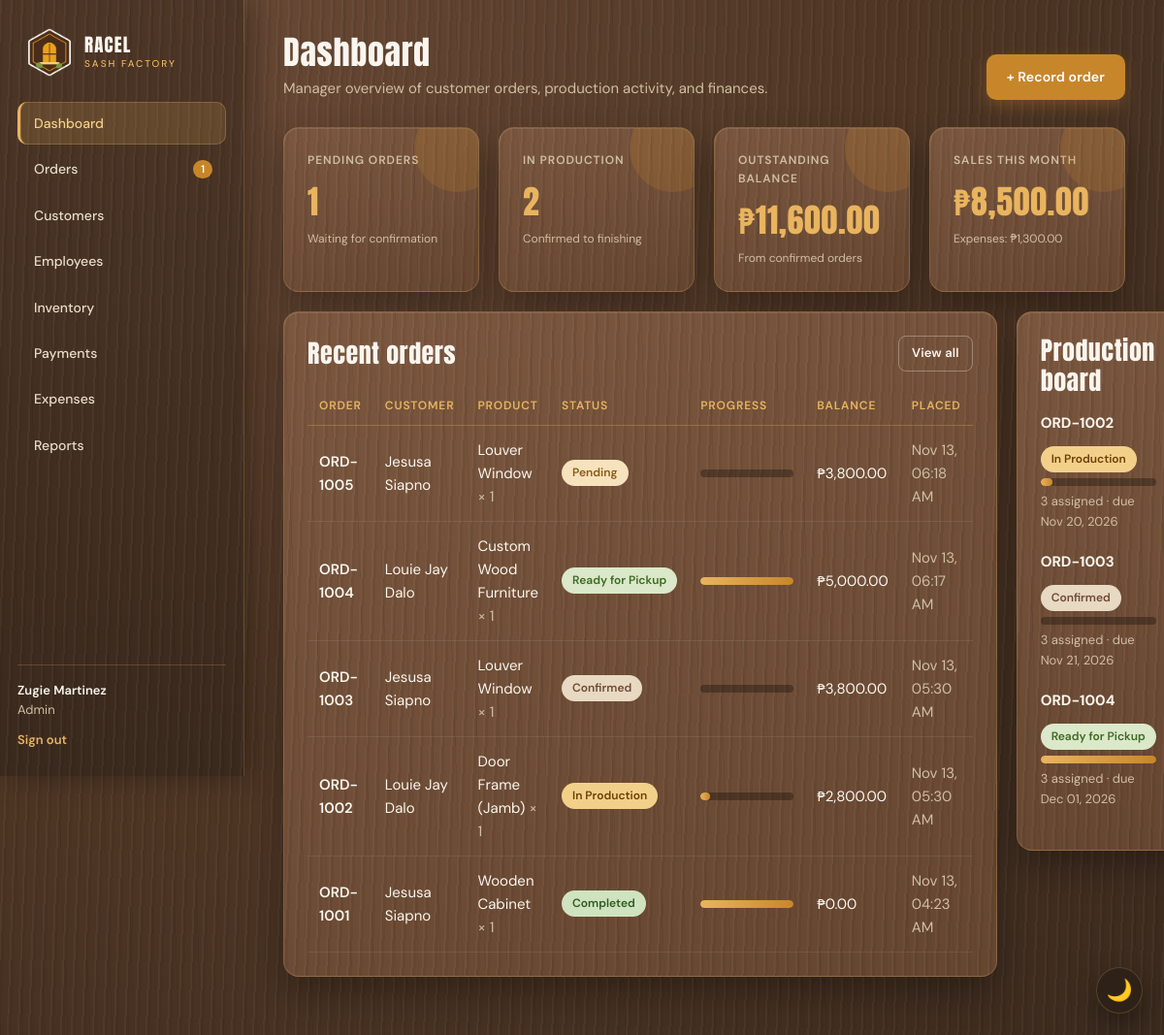
Page /admin/dashboard.php (signed in) on the committed database.
### tables this page shows
CREATE TABLE `orders` (
  `id` int(10) UNSIGNED NOT NULL,
  `order_no` int(11) DEFAULT NULL,
  `order_code` varchar(20) DEFAULT NULL,
  `customer_id` int(10) UNSIGNED NOT NULL,
  `product_id` int(10) UNSIGNED NOT NULL,
  `manager_id` int(10) UNSIGNED DEFAULT NULL,
  `quantity` int(11) NOT NULL DEFAULT 1,
  `width_cm` decimal(8,2) DEFAULT NULL,
  `height_cm` decimal(8,2) DEFAULT NULL,
  `wood_type` varchar(60) DEFAULT NULL,
  `notes` text DEFAULT NULL,
  `agreed_price` decimal(12,2) NOT NULL DEFAULT 0.00,
  `status` enum('pending','confirmed','in_production','finishing','ready','completed','cancelled') NOT NULL DEFAULT 'pending',
  `progress` tinyint(3) UNSIGNED NOT NULL DEFAULT 0,
  `est_days` int(11) DEFAULT NULL,
  `est_completion` date DEFAULT NULL,
  `admin_seen` tinyint(1) NOT NULL DEFAULT 0,
  `created_at` timestamp NOT NULL DEFAULT current_timestamp(),
  `confirmed_at` datetime DEFAULT NULL,
  `completed_at` datetime DEFAULT NULL
);

CREATE TABLE `users` (
  `id` int(10) UNSIGNED NOT NULL,
  `full_name` varchar(120) NOT NULL,
  `email` varchar(150) NOT NULL,
  `phone` varchar(30) DEFAULT NULL,
  `password_hash` varchar(255) NOT NULL,
  `role` enum('admin','employee','customer') NOT NULL DEFAULT 'customer',
  `is_active` tinyint(1) NOT NULL DEFAULT 1,
  `skills` varchar(255) DEFAULT NULL,
  `experience` varchar(120) DEFAULT NULL,
  `assigned_responsibilities` text DEFAULT NULL,
  `created_at` timestamp NOT NULL DEFAULT current_timestamp()
);

CREATE TABLE `products` (
  `id` int(10) UNSIGNED NOT NULL,
  `name` varchar(120) NOT NULL,
  `category` varchar(60) NOT NULL,
  `base_price` decimal(12,2) NOT NULL DEFAULT 0.00,
  `default_days` int(11) NOT NULL DEFAULT 7,
  `description` varchar(255) DEFAULT NULL,
  `is_active` tinyint(1) NOT NULL DEFAULT 1
);

### config/database.php (called while the page is built, shortened)
<?php
function db(): PDO
{
    static $pdo = null;
    if ($pdo instanceof PDO) {
        return $pdo;
    }
    try {
        $pdo = new PDO(
            'mysql:host=' . DB_HOST . ';dbname=' . DB_NAME . ';charset=utf8mb4',
            DB_USER,
            DB_PASS,
            [
                PDO::ATTR_ERRMODE            => PDO::ERRMODE_EXCEPTION,
                PDO::ATTR_DEFAULT_FETCH_MODE => PDO::FETCH_ASSOC,
                PDO::ATTR_EMULATE_PREPARES   => false,
            ]
        );
    } catch (PDOException $ex) {
        http_response_code(500);
        exit('<div style="font-family:sans-serif;max-width:520px;margin:12vh auto;padding:24px;border:1px solid #eadfcc;border-radius:12px">'
            . '<h2 style="margin-bottom:8px">Database connection failed</h2>'
            . '<p>Start MySQL in XAMPP, import <b>database.sql</b> in phpMyAdmin, then check '
            . '<b>config/database.php</b>.</p></div>');
    }
    return $pdo;
}

### includes/functions.php (the view, shortened to what this page needs)
<?php
require_once __DIR__ . '/../config/database.php';
function e($v): string { return htmlspecialchars((string) $v, ENT_QUOTES, 'UTF-8'); }
function url(string $path = ''): string { return BASE_URL . '/' . ltrim($path, '/'); }
function money($n): string { return '₱' . number_format((float) $n, 2); }
function fdate($d, string $fmt = 'M d, Y'): string { return $d ? date($fmt, strtotime((string) $d)) : '—'; }
function auth_user(): ?array { return $_SESSION['user'] ?? null; }
function status_label(string $s): string { return ORDER_STATUSES[$s] ?? ucfirst($s); }
function status_badge(string $s): string
{
    return '<span class="badge badge-' . e($s) . '">' . e(status_label($s)) . '</span>';
}
function orders_base_sql(): string
{
    return "SELECT o.*, pr.name AS product_name, u.full_name AS customer_name, u.phone AS customer_phone,
                   u.email AS customer_email,
                   COALESCE(p.paid, 0) AS paid,
                   (o.agreed_price - COALESCE(p.paid, 0)) AS balance,
                   (SELECT COUNT(*) FROM order_assignments a WHERE a.order_id = o.id) AS emp_count
            FROM orders o
            JOIN products pr ON pr.id = o.product_id
            JOIN users u     ON u.id  = o.customer_id
            LEFT JOIN (SELECT order_id, SUM(amount) AS paid FROM payments GROUP BY order_id) p
                   ON p.order_id = o.id ";
}
function dashboard_stats(): array
{
    $pdo = db();
    $monthStart = date('Y-m-01');
    $one = function (string $sql, array $args = []) use ($pdo) {
        $s = $pdo->prepare($sql);
        $s->execute($args);
        return $s->fetchColumn() ?: 0;
    };
    $outstanding = $one("SELECT COALESCE(SUM(o.agreed_price - COALESCE(p.paid,0)),0)
        FROM orders o LEFT JOIN (SELECT order_id, SUM(amount) paid FROM payments GROUP BY order_id) p ON p.order_id = o.id
        WHERE o.status NOT IN ('pending','cancelled')");
    return [
        'pending'     => (int) $one("SELECT COUNT(*) FROM orders WHERE status='pending'"),
        'active'      => (int) $one("SELECT COUNT(*) FROM orders WHERE status IN ('confirmed','in_production','finishing')"),
        'ready'       => (int) $one("SELECT COUNT(*) FROM orders WHERE status='ready'"),
        'outstanding' => money($outstanding),
        'sales'       => money($one('SELECT COALESCE(SUM(amount),0) FROM payments WHERE paid_at >= ?', [$monthStart])),
        'expenses'    => money($one('SELECT COALESCE(SUM(amount),0) FROM expenses WHERE expense_date >= ?', [$monthStart])),
        'last_id'     => (int) $one('SELECT COALESCE(MAX(id),0) FROM orders'),
    ];
}
function render_order_rows(array $rows): string
{
    foreach ($rows as $o) { ?>
        <tr class="<?= $o['admin_seen'] ? '' : 'is-new' ?>">
            <td>
                <a class="link-strong" href="<?= e(url('admin/order_view.php?id=' . $o['id'])) ?>"><?= e($o['order_code']) ?></a>
            </td>
            <td><?= e($o['customer_name']) ?></td>
            <td><?= e($o['product_name']) ?> <span class="muted">× <?= (int) $o['quantity'] ?></span></td>
            <td><?= status_badge($o['status']) ?></td>
            <td style="min-width:120px"><div class="progress"><span style="width:<?= (int) $o['progress'] ?>%"></span></div></td>
            <td><?= money($o['balance']) ?></td>
            <td class="muted"><?= e(fdate($o['created_at'], 'M d, h:i A')) ?></td>
        </tr>
    <?php }
    return ob_get_clean();
}

### admin/dashboard.php (shortened to what this page needs)
<?php
require_once __DIR__ . '/../includes/functions.php';
$pdo = db();
$stats = dashboard_stats();
$rows = $pdo->query(orders_base_sql() . ' ORDER BY o.id DESC LIMIT 8')->fetchAll();
$board = $pdo->query(orders_base_sql() . " WHERE o.status IN ('confirmed','in_production','finishing','ready') ORDER BY o.est_completion ASC LIMIT 5")->fetchAll();
$pageTitle = 'Dashboard';
$subtitle = 'Manager overview of customer orders, production activity, and finances.';
$active = 'dashboard';
$topAction = '<a class="btn btn-primary" href="' . e(url('admin/create_order.php')) . '">+ Record order</a>';
include __DIR__ . '/../includes/header.php';
?>
<div class="grid g4 mb">
  <div class="card stat reveal"><div class="label">Pending orders</div><div class="value" data-live="pending"><?= (int) $stats['pending'] ?></div><div class="sub">Waiting for confirmation</div></div>
  <div class="card stat reveal"><div class="label">In production</div><div class="value" data-live="active"><?= (int) $stats['active'] ?></div><div class="sub">Confirmed to finishing</div></div>
  <div class="card stat reveal"><div class="label">Outstanding balance</div><div class="value" data-live="outstanding"><?= e($stats['outstanding']) ?></div><div class="sub">From confirmed orders</div></div>
  <div class="card stat reveal"><div class="label">Sales this month</div><div class="value" data-live="sales"><?= e($stats['sales']) ?></div><div class="sub">Expenses: <span data-live="expenses"><?= e($stats['expenses']) ?></span></div></div>
</div>
<div class="grid g-main">
  <div class="card reveal">
    <div class="card-head"><h2>Recent orders</h2><a class="btn btn-ghost btn-sm" href="<?= e(url('admin/orders.php')) ?>">View all</a></div>
    <div class="table-wrap">
      <table>
        <thead><tr><th>Order</th><th>Customer</th><th>Product</th><th>Status</th><th>Progress</th><th>Balance</th><th>Placed</th></tr></thead>
        <tbody id="liveOrders"><?= render_order_rows($rows) ?></tbody>
      </table>
    </div>
  </div>
  <div class="card reveal">
    <div class="card-head"><h2>Production board</h2></div>
    <?php foreach ($board as $b) { ?>
      <a href="<?= e(url('admin/order_view.php?id=' . $b['id'])) ?>" style="display:block;color:inherit;margin-bottom:18px">
        <div class="card-head" style="margin-bottom:6px">
          <strong><?= e($b['order_code']) ?></strong><?= status_badge($b['status']) ?>
        </div>
        <div class="progress"><span style="width:<?= (int) $b['progress'] ?>%"></span></div>
        <div class="muted small" style="margin-top:6px"><?= (int) $b['emp_count'] ?> assigned · due <?= e(fdate($b['est_completion'])) ?></div>
      </a>
    <?php } ?>
  </div>
</div>
<?php include __DIR__ . '/../includes/footer.php'; ?>

### includes/head.php (shortened to what this page needs)
?><!DOCTYPE html>
<html lang="en">
<head>
<link rel="stylesheet" href="<?= e(url('assets/css/style.css')) ?>?v=4">
</head>

### includes/header.php (shortened to what this page needs)
<?php
require_once __DIR__ . '/functions.php';
$u = auth_user();
$role = $u['role'];
$navs = [
    'admin' => [
        ['dashboard', 'Dashboard',  'admin/dashboard.php'],
        ['orders',    'Orders',     'admin/orders.php'],
        ['customers', 'Customers',  'admin/customers.php'],
        ['employees', 'Employees',  'admin/employees.php'],
        ['inventory', 'Inventory',  'admin/inventory.php'],
        ['payments',  'Payments',   'admin/payments.php'],
        ['expenses',  'Expenses',   'admin/expenses.php'],
        ['reports',   'Reports',    'admin/reports.php'],
    ],
    'employee' => [
        ['orders', 'My Assignments', 'employee/orders.php'],
    ],
    'customer' => [
        ['dashboard', 'My Orders',   'customer/dashboard.php'],
    ],
];
$bodyData = 'data-role="' . e($role) . '" data-base="' . e(BASE_URL) . '"';
$pending = 0;
if ($role === 'admin') {
    $s = db()->query("SELECT COUNT(*) AS c, (SELECT COALESCE(MAX(id),0) FROM orders) AS m FROM orders WHERE status='pending'")->fetch();
    $pending = (int) $s['c'];
    $bodyData .= ' data-last="' . (int) $s['m'] . '"';
}
include __DIR__ . '/head.php';
?>
<body class="app-body" <?= $bodyData ?>>
<div class="app">
  <aside class="sidebar">
    <a class="brand" href="<?= e(url('index.php')) ?>">
      <img src="<?= e(url('assets/img/racel-logo.png')) ?>" alt="RACEL Sash Factory" class="home-logo">
      <span class="brand-name">RACEL<small>Sash Factory</small></span>
    </a>
    <nav class="nav">
      <?php foreach ($navs[$role] as [$key, $label, $path]) { ?>
        <a href="<?= e(url($path)) ?>" class="<?= ($active ?? '') === $key ? 'active' : '' ?>">
          <span><?= e($label) ?></span>
          <?php if ($role === 'admin' && $key === 'orders') { ?>
            <span class="count <?= $pending === 0 ? 'zero' : '' ?>" data-live="pending"><?= $pending ?></span>
          <?php } ?>
        </a>
      <?php } ?>
    </nav>
    <div class="user-box">
      <strong><?= e($u['full_name']) ?></strong>
      <span><?= e($role) ?></span><br>
      <a href="<?= e(url('logout.php')) ?>">Sign out</a>
    </div>
  </aside>
  <main class="main">
    <header class="topbar">
      <div>
        <h1><?= e($pageTitle ?? '') ?></h1>
        <?php if (!empty($subtitle)) { ?><p><?= e($subtitle) ?></p><?php } ?>
      </div>
      <?php if (!empty($topAction)) { echo $topAction; } ?>
    </header>

### includes/footer.php (shortened to what this page needs)
  </main>
</div>
</body>
</html>

### rows in the picture
orders: order_code "ORD-1005", customer.full_name "Jesusa Siapno", product.name "Louver Window", quantity "1", status "Pending", balance "₱3,800.00", created_at "Nov 13, 06:18 AM"
orders: order_code "ORD-1004", customer.full_name "Louie Jay Dalo", product.name "Custom Wood Furniture", quantity "1", status "Ready for Pickup", progress 100 (drawn), balance "₱5,000.00", created_at "Nov 13, 06:17 AM", emp_count "3", est_completion "Dec 01, 2026"
orders: order_code "ORD-1003", customer.full_name "Jesusa Siapno", product.name "Louver Window", quantity "1", status "Confirmed", balance "₱3,800.00", created_at "Nov 13, 05:30 AM", emp_count "3", est_completion "Nov 21, 2026"
orders: order_code "ORD-1002", customer.full_name "Louie Jay Dalo", product.name "Door Frame (Jamb)", quantity "1", status "In Production", progress 10 (drawn), balance "₱2,800.00", created_at "Nov 13, 05:30 AM", emp_count "3", est_completion "Nov 20, 2026"
orders: order_code "ORD-1001", customer.full_name "Jesusa Siapno", product.name "Wooden Cabinet", quantity "1", status "Completed", progress 100 (drawn), balance "₱0.00", created_at "Nov 13, 04:23 AM"

### other values in the picture
$label "Dashboard"
$label "Orders"
$pending "1"
$label "Customers"
$label "Employees"
$label "Inventory"
$label "Payments"
$label "Expenses"
$label "Reports"
$u['full_name'] "Zugie Martinez"
$role "Admin"
$pageTitle "Dashboard"
$subtitle "Manager overview of customer orders, production activity, and finances."
$stats['pending'] "1"
$stats['active'] "2"
